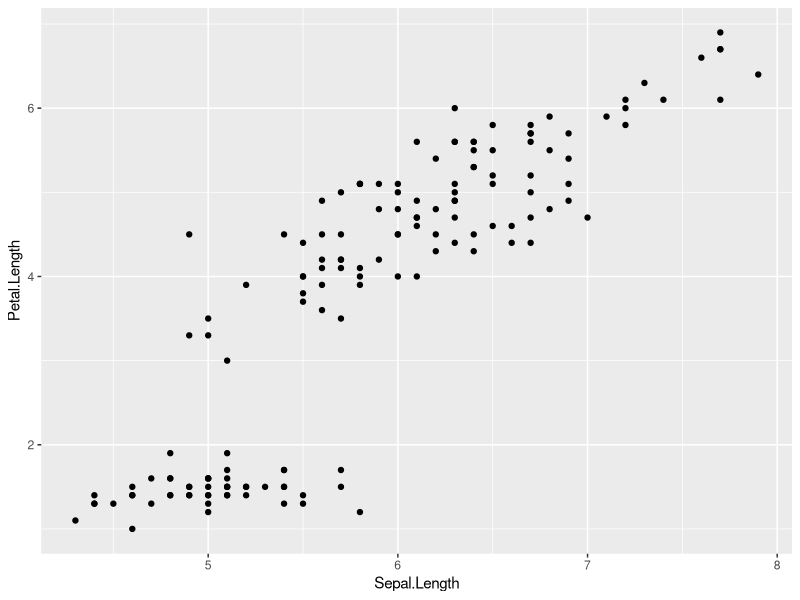
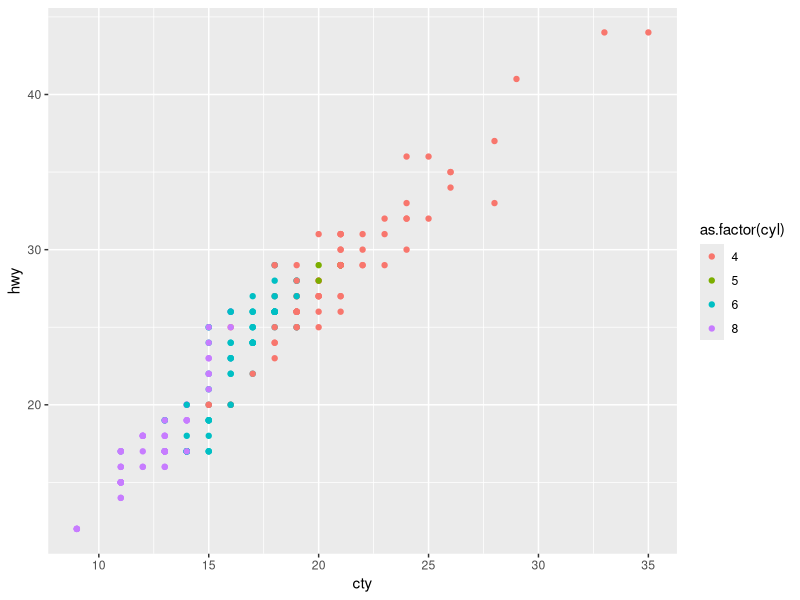

These charts were generated, in order, by the following R code:
## ---- chunk 1
library(tidyverse)
## ---- chunk 2
print('Hello world')
## ---- chunk 3
2+2*5*222
## ---- chunk 4
x <- 1:10
y <- 2:11
sum = x+y
print(sum)

## ---- chunk 5
library(tidyverse)

ggplot(data = iris, 
       mapping = aes(x = Sepal.Length, 
                     y = Petal.Length)) + 
  geom_point()
## ---- chunk 6
ggplot(data = mpg, 
       mapping = aes(x = cty, 
                     y = hwy, 
                     color = as.factor(cyl))) + 
  geom_point()
